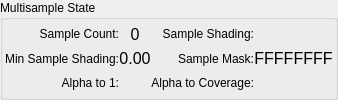
          <widget class="QGroupBox" name="MSAAGroup">
           <property name="title">
            <string>Multisample State</string>
           </property>
           <layout class="QGridLayout" name="MSAAGridLayout">
            <property name="leftMargin">
             <number>2</number>
            </property>
            <property name="topMargin">
             <number>2</number>
            </property>
            <property name="rightMargin">
             <number>2</number>
            </property>
            <property name="bottomMargin">
             <number>2</number>
            </property>
            <property name="spacing">
             <number>0</number>
            </property>
            <item row="0" column="0">
             <widget class="QLabel" name="sampleCountLabel">
              <property name="text">
               <string>Sample Count:</string>
              </property>
              <property name="alignment">
               <set>Qt::AlignRight|Qt::AlignTrailing|Qt::AlignVCenter</set>
              </property>
              <property name="wordWrap">
               <bool>true</bool>
              </property>
             </widget>
            </item>
            <item row="0" column="1">
             <widget class="QLabel" name="sampleCount">
              <property name="font">
               <font>
                <pointsize>12</pointsize>
               </font>
              </property>
              <property name="text">
               <string>0</string>
              </property>
              <property name="alignment">
               <set>Qt::AlignCenter</set>
              </property>
              <property name="margin">
               <number>4</number>
              </property>
             </widget>
            </item>
            <item row="0" column="2">
             <widget class="QLabel" name="sampleShadingLabel">
              <property name="text">
               <string>Sample Shading:</string>
              </property>
              <property name="alignment">
               <set>Qt::AlignRight|Qt::AlignTrailing|Qt::AlignVCenter</set>
              </property>
              <property name="wordWrap">
               <bool>true</bool>
              </property>
             </widget>
            </item>
            <item row="0" column="3">
             <widget class="QLabel" name="sampleShading">
              <property name="text">
               <string/>
              </property>
              <property name="pixmap">
               <pixmap resource="../../Resources/resources.qrc">:/cross.png</pixmap>
              </property>
              <property name="alignment">
               <set>Qt::AlignCenter</set>
              </property>
              <property name="margin">
               <number>4</number>
              </property>
             </widget>
            </item>
            <item row="1" column="0">
             <widget class="QLabel" name="minSampleShadingLabel">
              <property name="text">
               <string>Min Sample Shading:</string>
              </property>
              <property name="alignment">
               <set>Qt::AlignRight|Qt::AlignTrailing|Qt::AlignVCenter</set>
              </property>
              <property name="wordWrap">
               <bool>true</bool>
              </property>
             </widget>
            </item>
            <item row="1" column="1">
             <widget class="QLabel" name="minSampleShading">
              <property name="font">
               <font>
                <pointsize>12</pointsize>
               </font>
              </property>
              <property name="text">
               <string>0.00</string>
              </property>
              <property name="alignment">
               <set>Qt::AlignCenter</set>
              </property>
              <property name="margin">
               <number>4</number>
              </property>
             </widget>
            </item>
            <item row="1" column="2">
             <widget class="QLabel" name="sampleMaskLabel">
              <property name="text">
               <string>Sample Mask:</string>
              </property>
              <property name="alignment">
               <set>Qt::AlignRight|Qt::AlignTrailing|Qt::AlignVCenter</set>
              </property>
              <property name="wordWrap">
               <bool>true</bool>
              </property>
             </widget>
            </item>
            <item row="1" column="3">
             <widget class="QLabel" name="sampleMask">
              <property name="font">
               <font>
                <pointsize>12</pointsize>
               </font>
              </property>
              <property name="text">
               <string>FFFFFFFF</string>
              </property>
              <property name="alignment">
               <set>Qt::AlignCenter</set>
              </property>
              <property name="margin">
               <number>4</number>
              </property>
             </widget>
            </item>
            <item row="1" column="4">
             <spacer name="MSAAHSpacer">
              <property name="orientation">
               <enum>Qt::Horizontal</enum>
              </property>
              <property name="sizeType">
               <enum>QSizePolicy::MinimumExpanding</enum>
              </property>
              <property name="sizeHint" stdset="0">
               <size>
                <width>0</width>
                <height>0</height>
               </size>
              </property>
             </spacer>
            </item>
            <item row="2" column="0">
             <widget class="QLabel" name="alphaToOneLabel">
              <property name="text">
               <string>Alpha to 1:</string>
              </property>
              <property name="alignment">
               <set>Qt::AlignRight|Qt::AlignTrailing|Qt::AlignVCenter</set>
              </property>
              <property name="wordWrap">
               <bool>true</bool>
              </property>
             </widget>
            </item>
            <item row="2" column="1">
             <widget class="QLabel" name="alphaToOne">
              <property name="pixmap">
               <pixmap resource="../../Resources/resources.qrc">:/cross.png</pixmap>
              </property>
              <property name="alignment">
               <set>Qt::AlignCenter</set>
              </property>
              <property name="margin">
               <number>4</number>
              </property>
             </widget>
            </item>
            <item row="2" column="2">
             <widget class="QLabel" name="alphaToCoverageLabel">
              <property name="text">
               <string>Alpha to Coverage:</string>
              </property>
              <property name="alignment">
               <set>Qt::AlignRight|Qt::AlignTrailing|Qt::AlignVCenter</set>
              </property>
              <property name="wordWrap">
               <bool>true</bool>
              </property>
             </widget>
            </item>
            <item row="2" column="3">
             <widget class="QLabel" name="alphaToCoverage">
              <property name="pixmap">
               <pixmap resource="../../Resources/resources.qrc">:/cross.png</pixmap>
              </property>
              <property name="alignment">
               <set>Qt::AlignCenter</set>
              </property>
              <property name="margin">
               <number>4</number>
              </property>
             </widget>
            </item>
           </layout>
          </widget>
